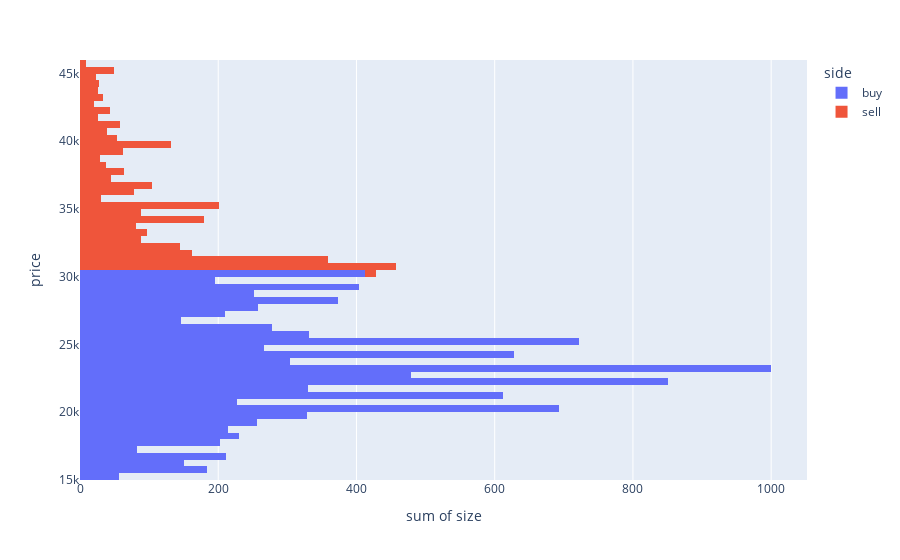

Source (notebook cell):
### Code cell
next(iterable)
market_simulator.plot_bid_ask()

### Figure 1 — Plotly figure (JSON) as saved in the notebook; plotly's stock layout.template omitted (floating-point values rounded to 4 significant figures; data arrays with more than 128 entries replaced by an {"elided": "..."} marker saying what was removed)
{"data": [{"alignmentgroup": "True", "bingroup": "y", "histfunc": "sum", "hovertemplate": "side=buy<br>sum of size=%{x}<br>price=%{y}<extra></extra>", "legendgroup": "buy", "marker": {"color": "#636efa", "pattern": {"shape": ""}}, "name": "buy", "offsetgroup": "buy", "orientation": "h", "showlegend": true, "type": "histogram", "x": {"elided": "13269 float values"}, "xaxis": "x", "y": {"elided": "13269 float values"}, "yaxis": "y"}, {"alignmentgroup": "True", "bingroup": "y", "histfunc": "sum", "hovertemplate": "side=sell<br>sum of size=%{x}<br>price=%{y}<extra></extra>", "legendgroup": "sell", "marker": {"color": "#EF553B", "pattern": {"shape": ""}}, "name": "sell", "offsetgroup": "sell", "orientation": "h", "showlegend": true, "type": "histogram", "x": {"elided": "10176 float values"}, "xaxis": "x", "y": {"elided": "10176 float values"}, "yaxis": "y"}], "layout": {"barmode": "relative", "legend": {"title": {"text": "side"}, "tracegroupgap": 0}, "margin": {"t": 60}, "xaxis": {"anchor": "y", "domain": [0, 1], "title": {"text": "sum of size"}}, "yaxis": {"anchor": "x", "domain": [0, 1], "title": {"text": "price"}}}}
